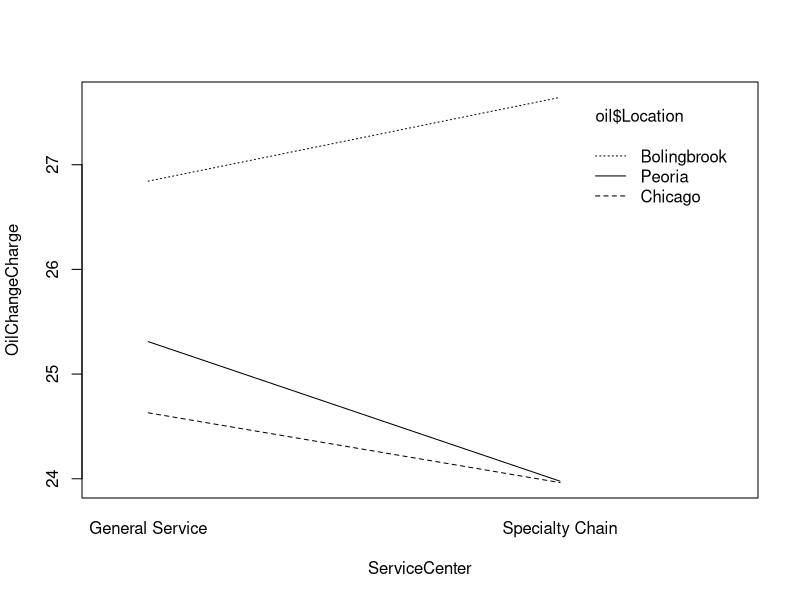

Reproduce this figure in R.
## ---- chunk 1
library(tidyverse)
## ---- chunk 2
tribble(~ServiceCenter, ~Location,  ~OilChangeCharge,
        "Specialty Chain", "Chicago",     19.95,
        "Specialty Chain", "Chicago",     27.95,
        "Specialty Chain", "Chicago",     23.99,
        "Specialty Chain", "Bolingbrook", 23.99,
        "Specialty Chain", "Bolingbrook", 29.95,
        "Specialty Chain", "Bolingbrook", 28.99,
        "Specialty Chain", "Peoria",      24.99,
        "Specialty Chain", "Peoria",      26.99,
        "Specialty Chain", "Peoria",      19.95,
        "General Service", "Chicago",     21.99,
        "General Service", "Chicago",     26.95,
        "General Service", "Chicago",     24.95,
        "General Service", "Bolingbrook", 22.45,
        "General Service", "Bolingbrook", 29.95,
        "General Service", "Bolingbrook", 28.13,
        "General Service", "Peoria",      22.99,
        "General Service", "Peoria",      24.95,
        "General Service", "Peoria",      27.99
) -> oil
oil  
## ---- chunk 3
as.factor(oil$ServiceCenter) -> oil$ServiceCenter
as.factor(oil$Location) -> oil$Location
str(oil)
## ---- chunk 4
aov(OilChangeCharge ~ ServiceCenter + Location + ServiceCenter:Location, 
    data = oil)-> yawn
yawn
summary(yawn)
## ---- chunk 5
interaction.plot(oil$ServiceCenter, oil$Location, oil$OilChangeCharge, xlab = "ServiceCenter",
                 ylab = "OilChangeCharge")
